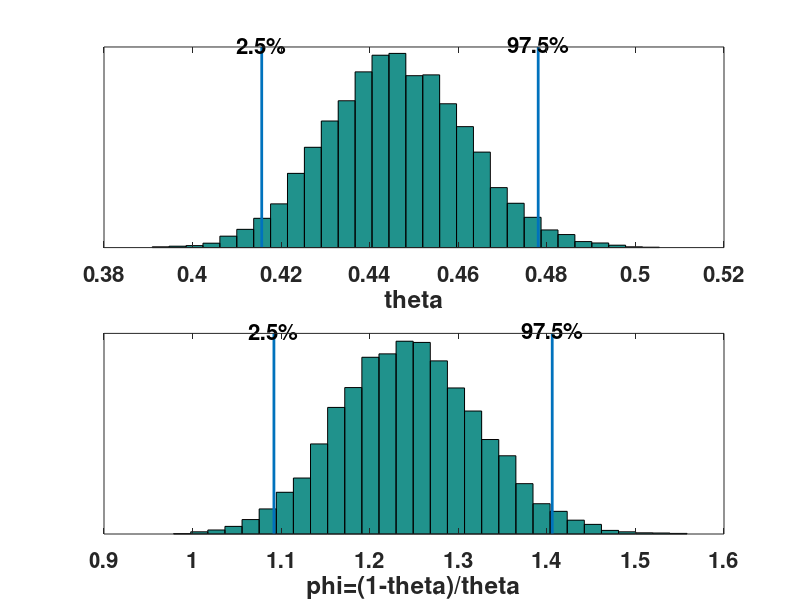

The MATLAB script that drew this image:
% Bayesian data analysis
% Aki Vehtari <Aki.Vehtari@aalto.fi>

% Simulate samples from Beta(438,544), draw a histogram with
% quantiles, and do the same for a transformed variable.

% Set general figure properties
clf
set(gcf,'DefaultTextFontSize',16,'DefaultTextFontWeight','bold')
set(gcf,'DefaultAxesFontSize',16,'DefaultAxesFontWeight','bold')
set(gcf,'DefaultLineLineWidth',2)
x=0.375:0.001:0.525;

% Sample from posterior Beta(438,544)
% Get all samples at once and store them in vector 'r'
a=438;b=544;
th=betarnd(a,b,1,10000);

% Animate sampling from posterior
subplot(1,1,1)
% Plot posterior density
plot(x,betapdf(x,a,b))
% Additional decoration
set(gca,'XLim',[0.375 0.525],'XTick',[0.4 0.45 0.485 0.5])
set(gca,'Ytick',[]);
% Hold plot
hold on
% Plot 200 first samples
for i1=1:200
  h=line([th(i1) th(i1)],[0 betapdf(th(i1),a,b)],'LineStyle','-','Color','b');
  plot(th(i1),0,'b.')
  % Begin with a longer pause and then accelerate gradually
  pause(1.5/(1+i1))
  delete(h)
end
% Wait for enter
pause

% Plot the histogram of all samples of theta
subplot(2,1,1)
% hist produces histogram plot, second argument tells how many bins
hist(th,30)
% compute 2.5% and 97.5% quantile approximation using samples
th25=prctile(th,2.5);
th975=prctile(th,97.5);
% plot lines, ylim return limits of y axis
line([th25 th25],ylim)
line([th975 th975],ylim)
% decoration
xlabel('theta')
set(gca,'Ytick',[]);
yl=ylim;
text(th25,yl(2)+12,'2.5%','HorizontalAlignment','center')
text(th975,yl(2)+15,'97.5%','HorizontalAlignment','center')

% Plot histogram for phi=(1-theta)/theta (with all samples)
pause
subplot(2,1,2)
% hist produces histogram plot, second argument tells how many bins
phi=(1-th)./th;
hist(phi,30)
% compute 2.5% and 97.5% quantile approximation using samples
phi25=prctile(phi,2.5);
phi975=prctile(phi,97.5);
% plot lines, ylim return limits of y axis
line([phi25 phi25],ylim)
line([phi975 phi975],ylim)
% decoration
xlabel('phi=(1-theta)/theta')
set(gca,'Ytick',[]);
yl=ylim;
text(phi25,yl(2)+12,'2.5%','HorizontalAlignment','center')
text(phi975,yl(2)+15,'97.5%','HorizontalAlignment','center')
